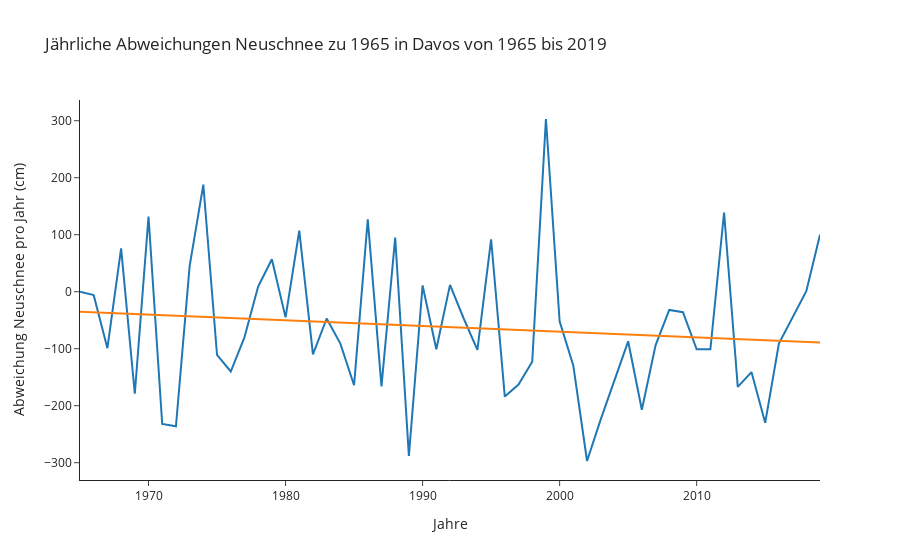

The notebook cell saved with this chart:
### Code cell
def lineplot_davos_snow(data):
    
    data = data.copy().pivot_table(columns='region', index='year', values='new_snow')
    
    data = swiss_places_column_titles(data)
    data = data['DavosWSL']
    new_val = np.where(data == '...' ,None , data*1)
    data = pd.DataFrame(new_val, index=data.index).dropna().astype('int')
    
    data = data - data.iloc[0]
    data.loc[:,'color'] = np.where(data >= 0, 1, 0)
    data.columns = ['snow', 'color']
    data.index = pd.to_numeric(data.index)
  
    fig = px.scatter(x=data.index, 
                     y=data['snow'], 
                     color=data['color'], 
                     trendline='ols',
                     title='Jährliche Abweichungen Neuschnee zu {} in Davos von {} bis {}'.format(data.index[0], data.index[0], data.index[-1]),
                     labels={'x':'Jahre', 'y':'Abweichung Neuschnee pro Jahr (cm)'},  
                     template='simple_white'  
                     )
    
    fig.update_traces(mode='lines')
    fig.update(layout_coloraxis_showscale=False)
    fig.show()
     
lineplot_davos_snow(swiss_snow)

### Figure 1 — Plotly figure (JSON) as saved in the notebook; plotly's stock layout.template omitted (floating-point values rounded to 4 significant figures)
{"data": [{"hovertemplate": "Jahre=%{x}<br>Abweichung Neuschnee pro Jahr (cm)=%{y}<br>color=%{marker.color}<extra></extra>", "legendgroup": "", "marker": {"color": [1, 0, 0, 1, 0, 1, 0, 0, 1, 1, 0, 0, 0, 1, 1, 0, 1, 0, 0, 0, 0, 1, 0, 1, 0, 1, 0, 1, 0, 0, 1, 0, 0, 0, 1, 0, 0, 0, 0, 0, 0, 0, 0, 0, 0, 0, 0, 1, 0, 0, 0, 0, 0, 1, 1], "coloraxis": "coloraxis", "symbol": "circle"}, "mode": "lines", "name": "", "showlegend": false, "type": "scatter", "x": [1965, 1966, 1967, 1968, 1969, 1970, 1971, 1972, 1973, 1974, 1975, 1976, 1977, 1978, 1979, 1980, 1981, 1982, 1983, 1984, 1985, 1986, 1987, 1988, 1989, 1990, 1991, 1992, 1993, 1994, 1995, 1996, 1997, 1998, 1999, 2000, 2001, 2002, 2003, 2004, 2005, 2006, 2007, 2008, 2009, 2010, 2011, 2012, 2013, 2014, 2015, 2016, 2017, 2018, 2019], "xaxis": "x", "y": [0, -6, -99, 76, -179, 132, -232, -236, 45, 188, -111, -140, -80, 9, 57, -45, 107, -110, -47, -91, -164, 127, -166, 95, -288, 11, -101, 12, -47, -102, 92, -184, -163, -123, 303, -52, -130, -297, -224, -157, -87, -207, -94, -32, -36, -101, -101, 139, -167, -141, -230, -91, -44, 1, 100], "yaxis": "y"}, {"hovertemplate": "<b>OLS trendline</b><br>y = -0.995527 * x + 1921.07<br>R<sup>2</sup>=0.016267<br><br>Jahre=%{x}<br>Abweichung Neuschnee pro Jahr (cm)=%{y} <b>(trend)</b><extra></extra>", "legendgroup": "", "marker": {"symbol": "circle"}, "mode": "lines", "name": "", "showlegend": false, "type": "scatter", "x": [1965, 1966, 1967, 1968, 1969, 1970, 1971, 1972, 1973, 1974, 1975, 1976, 1977, 1978, 1979, 1980, 1981, 1982, 1983, 1984, 1985, 1986, 1987, 1988, 1989, 1990, 1991, 1992, 1993, 1994, 1995, 1996, 1997, 1998, 1999, 2000, 2001, 2002, 2003, 2004, 2005, 2006, 2007, 2008, 2009, 2010, 2011, 2012, 2013, 2014, 2015, 2016, 2017, 2018, 2019], "xaxis": "x", "y": [-35.14, -36.13, -37.13, -38.13, -39.12, -40.12, -41.11, -42.11, -43.1, -44.1, -45.09, -46.09, -47.09, -48.08, -49.08, -50.07, -51.07, -52.06, -53.06, -54.05, -55.05, -56.05, -57.04, -58.04, -59.03, -60.03, -61.02, -62.02, -63.01, -64.01, -65.0, -66.0, -67.0, -67.99, -68.99, -69.98, -70.98, -71.97, -72.97, -73.96, -74.96, -75.96, -76.95, -77.95, -78.94, -79.94, -80.93, -81.93, -82.92, -83.92, -84.92, -85.91, -86.91, -87.9, -88.9], "yaxis": "y"}], "layout": {"coloraxis": {"colorbar": {"title": {"text": "color"}}, "colorscale": [[0, "#440154"], [0.1111, "#482878"], [0.2222, "#3e4989"], [0.3333, "#31688e"], [0.4444, "#26828e"], [0.5556, "#1f9e89"], [0.6667, "#35b779"], [0.7778, "#6ece58"], [0.8889, "#b5de2b"], [1, "#fde725"]], "showscale": false}, "legend": {"tracegroupgap": 0}, "title": {"text": "Jährliche Abweichungen Neuschnee zu 1965 in Davos von 1965 bis 2019"}, "xaxis": {"anchor": "y", "domain": [0, 1], "title": {"text": "Jahre"}}, "yaxis": {"anchor": "x", "domain": [0, 1], "title": {"text": "Abweichung Neuschnee pro Jahr (cm)"}}}}
